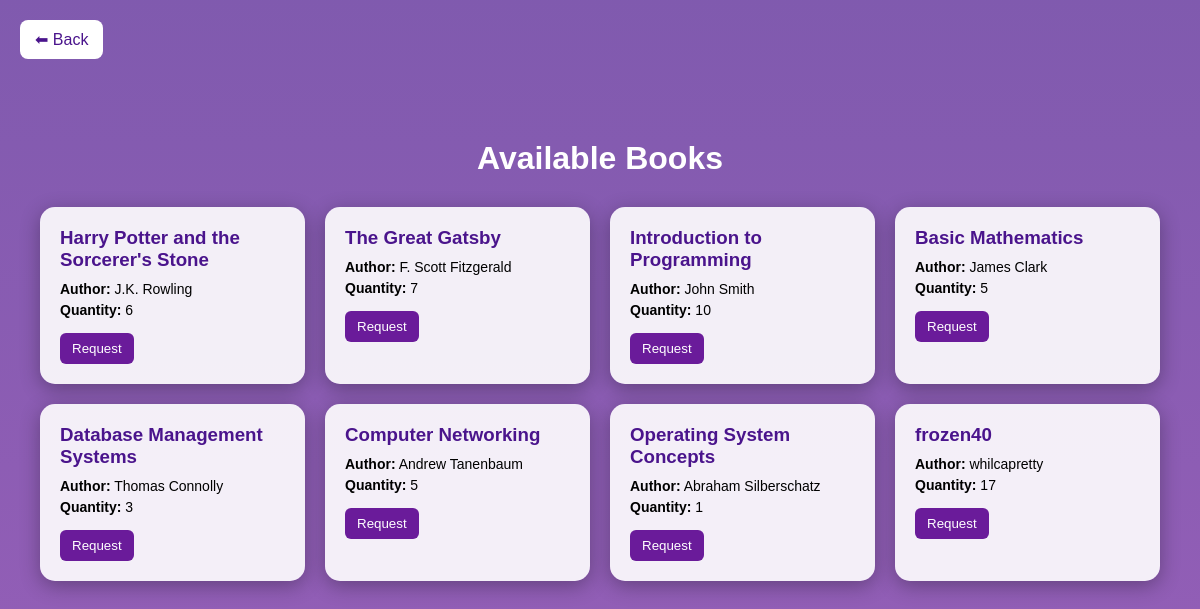
Page /student/borrow_books.php (signed in) on the committed database.
### tables this page shows
CREATE TABLE `books` (
  `id` int(11) NOT NULL,
  `title` varchar(100) DEFAULT NULL,
  `author` varchar(100) DEFAULT NULL,
  `quantity` int(11) DEFAULT NULL
);

### student/borrow_books.php (the view, shortened to what this page needs)
<?php
include("../db.php");
$result = mysqli_query($conn, "SELECT * FROM books");
?>
<!DOCTYPE html>
<html lang="en">
<head>
</head>
<body>
<a href="students_dashboard.php" class="back-btn">⬅ Back</a>
<div class="container">
<h1>Available Books</h1>
<div class="grid">
<?php
if(mysqli_num_rows($result) > 0){
    while($row = mysqli_fetch_assoc($result)){
?>
    <div class="card">
        <h3><?= htmlspecialchars($row['title']); ?></h3>
        <p><strong>Author:</strong> <?= htmlspecialchars($row['author']); ?></p>
        <p><strong>Quantity:</strong> <?= $row['quantity']; ?></p>
        <form method="POST">
            <?php if ($row['quantity'] > 0): ?>
                <button type="submit" name="borrow" class="borrow-btn">Request</button>
            <?php else: ?>
                <p class="not-available">Not Available</p>
            <?php endif; ?>
        </form>
    </div>
<?php
    }
} else {
    echo "<p style='color:white;'>No books available.</p>";
}
?>
</div>
</div>
</body>
</html>

### student/borrow_books.php (style rules this page uses)
body { margin: 0; font-family: 'Poppins', sans-serif; background: linear-gradient(rgba(74,20,140,0.7), rgba(106,27,154,0.7)), url('https://images.unsplash.com/photo-1512820790803-83ca734da794') no-repeat center/cover; min-height: 100vh; }
.container { padding: 40px; }
h1 { color: white; text-align: center; margin-bottom: 30px; }
.grid { display: grid; grid-template-columns: repeat(auto-fit, minmax(250px, 1fr)); gap: 20px; }
.card { background: rgba(255,255,255,0.9); padding: 20px; border-radius: 15px; box-shadow: 0 5px 20px rgba(0,0,0,0.3); }
.card h3 { margin: 0 0 10px; color: #4a148c; }
.card p { margin: 5px 0; font-size: 14px; }
.borrow-btn { margin-top: 10px; padding: 8px 12px; background: #6a1b9a; color: white; border: none; border-radius: 6px; cursor: pointer; }
.back-btn { display: inline-block; margin: 20px; text-decoration: none; background: white; color: #4a148c; padding: 10px 15px; border-radius: 8px; }

### rows in the picture
books: title "Harry Potter and the Sorcerer's Stone", author "J.K. Rowling", quantity "6", shows "Request"
books: title "The Great Gatsby", author "F. Scott Fitzgerald", quantity "7", shows "Request"
books: title "Introduction to Programming", author "John Smith", quantity "10", shows "Request"
books: title "Basic Mathematics", author "James Clark", quantity "5", shows "Request"
books: title "Database Management Systems", author "Thomas Connolly", quantity "3", shows "Request"
books: title "Computer Networking", author "Andrew Tanenbaum", quantity "5", shows "Request"
books: title "Operating System Concepts", author "Abraham Silberschatz", quantity "1", shows "Request"
books: title "frozen40", author "whilcapretty", quantity "17", shows "Request"
